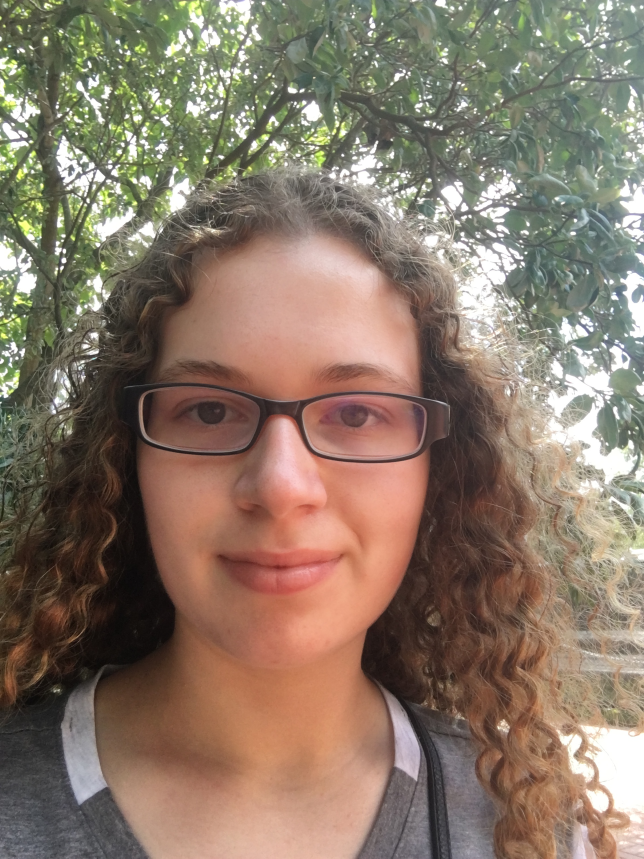
#> input picture data/me.jpg, 1932 x 2576 px (shown at 1/3 size)
$ jupyter execute --allow-errors activities.ipynb
#> lines starting #> are read from the running program, lines starting #| are printed output that depends on the picture; after the words box and inside, x2 and y2 are one past the last pixel; in counts of white or black regions, pixels touching at a corner belong together
[cell 1]
import fitz
import requests
import cv2
import imutils
import io
import pytesseract
import camelot.io as camelot
import pandas as pd
import numpy as np
from collections import Counter
from textblob import TextBlob
from PIL import Image

# PDF Extractor

#> (a cell that did not finish here is left out)

#> (a cell that did not finish here is left out)

#> (a cell that did not finish here is left out)

# Reddit Image Transcriber

#> (a cell that did not finish here is left out)

#> (a cell that did not finish here is left out)

# Face Finding

[cell 7]
# Human face finding
# Taken from tutorial at
# https://opencv-python-tutroals.readthedocs.io/en/latest/py_tutorials/py_objdetect/py_face_detection/py_face_detection.html#face-detection

face_cascade = cv2.CascadeClassifier('xml/haarcascade_frontalface_default.xml')
eye_cascade = cv2.CascadeClassifier('xml/haarcascade_eye.xml')

def face_detect(imgpath, face_cascade, eye_cascade):
#> called with imgpath = 'data/me.jpg'
    img = cv2.imread(imgpath)
#> img is the input picture: shape (2576, 1932, 3); mean B, G, R 104, 120, 137.3
    img = imutils.resize(img, width=800)
#> img: shape (1066, 800, 3)
    gray = cv2.cvtColor(img, cv2.COLOR_BGR2GRAY)
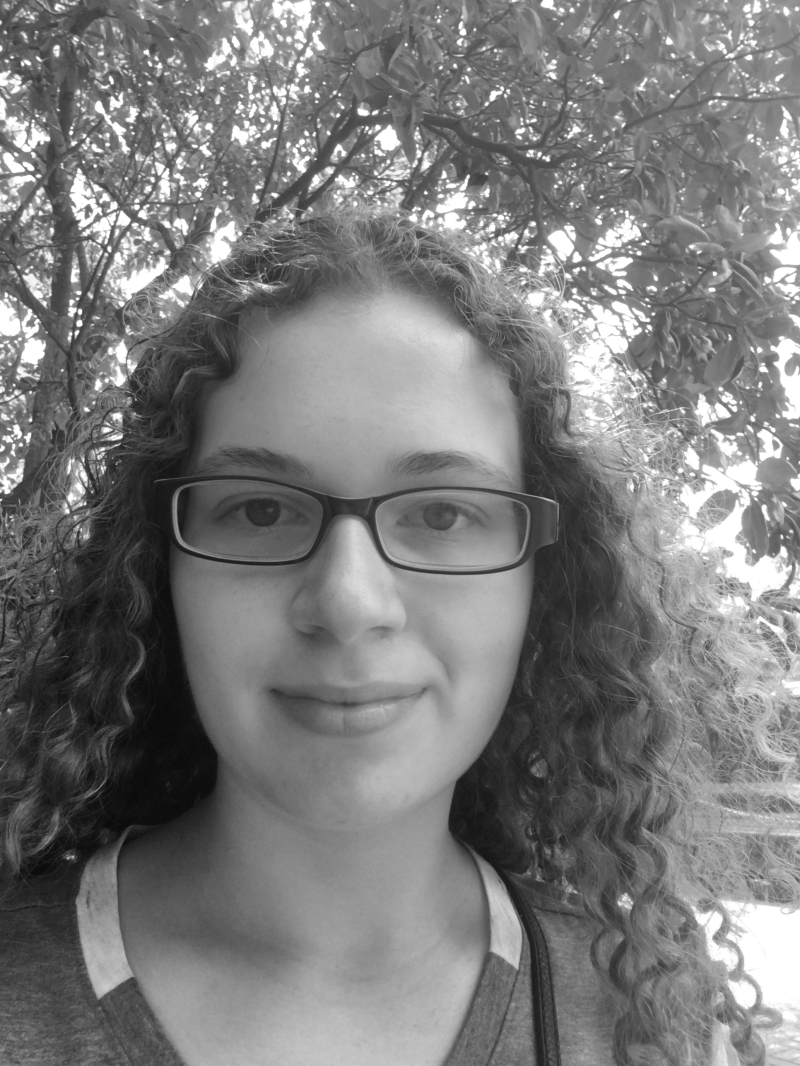
#> gray: shape (1066, 800); min 8, max 255, mean 123.3

    faces = face_cascade.detectMultiScale(gray, 1.3, 5)
#> faces = [[118, 345, 470, 470]]
    for (x,y,w,h) in faces:
        img = cv2.rectangle(img,(x,y),(x+w,y+h),(255,0,0),2)
        roi_gray = gray[y:y+h, x:x+w]
        roi_color = img[y:y+h, x:x+w]
        eyes = eye_cascade.detectMultiScale(roi_gray)
        for (ex,ey,ew,eh) in eyes:
            cv2.rectangle(roi_color,(ex,ey),(ex+ew,ey+eh),(0,255,0),2)
#> this loop made 1 pass
#> pass 1, in face_detect, `roi_gray = gray[y:y+h, x:x+w]`:
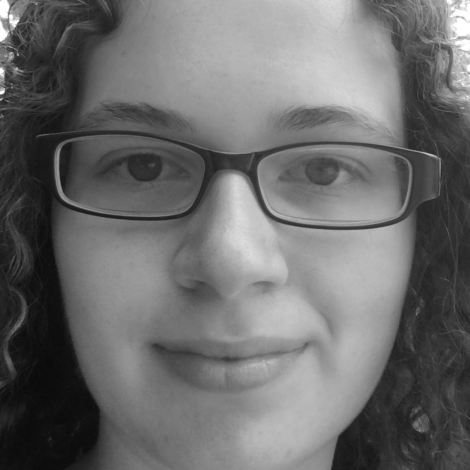
#> roi_gray: shape (470, 470); min 9, max 255, mean 108.5
#> pass 1, in face_detect, `roi_color = img[y:y+h, x:x+w]`:
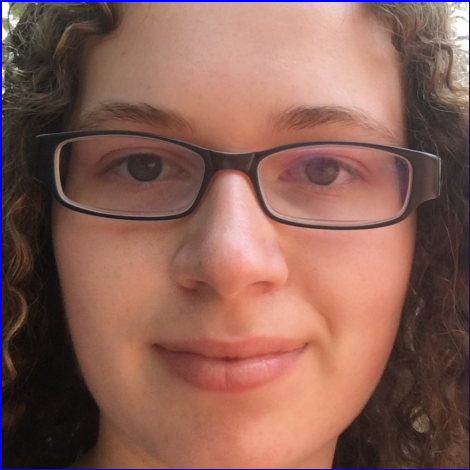
#> roi_color: shape (470, 470, 3); mean B, G, R 86.5, 96.3, 137.6
#> after the loop:
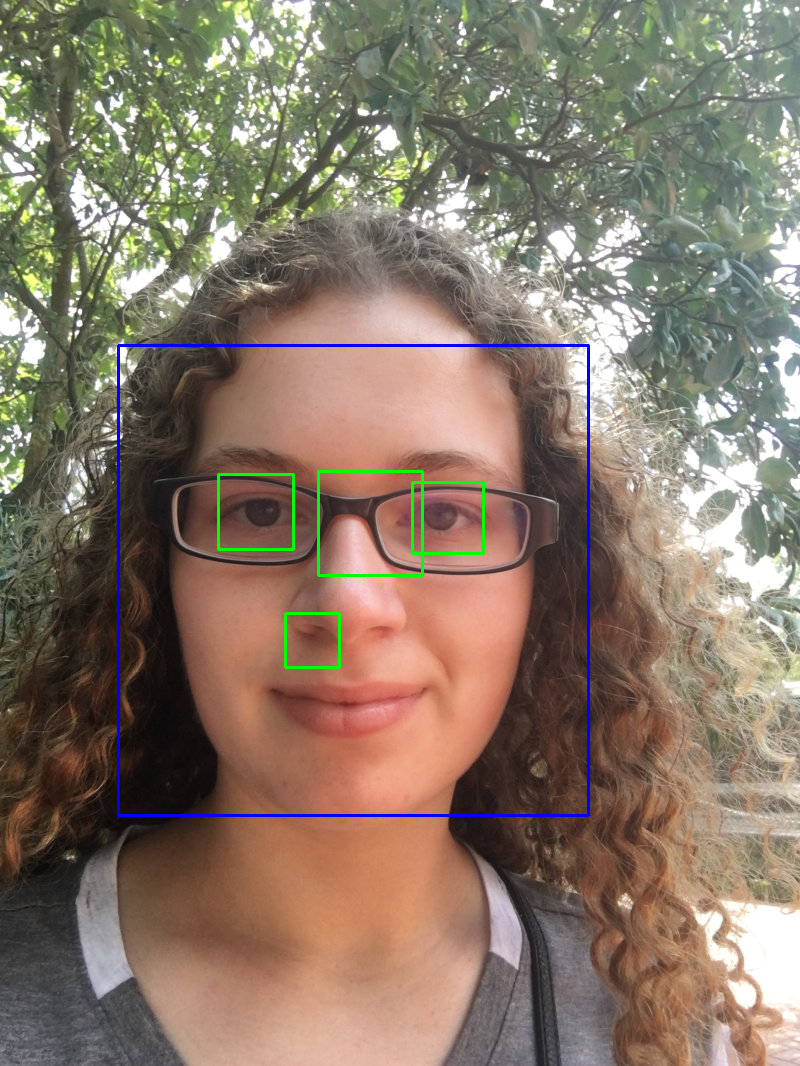
#> img: shape (1066, 800, 3); mean B, G, R 104.7, 120, 135.9
#> after the loop:
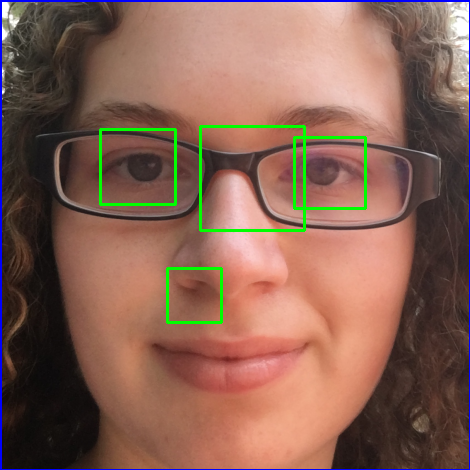
#> roi_color: shape (470, 470, 3); 1.64% of pixels changed, all inside (x1, y1, x2, y2) = (99, 125, 367, 324)

    cv2.imshow('img', img)
    cv2.waitKey(0)
    cv2.destroyAllWindows()

face_detect('data/me.jpg', face_cascade, eye_cascade)

[cell 8]
# Cat face finding
# Tutorial: https://techtutorialsx.com/2021/04/11/python-opencv-detect-cat-faces/

face_cascade = cv2.CascadeClassifier('xml/haarcascade_frontalcatface.xml')

def cat_face_detect(imgpath, face_cascade):
#> called with imgpath = 'data/cat.jpg'
    img = cv2.imread(imgpath)
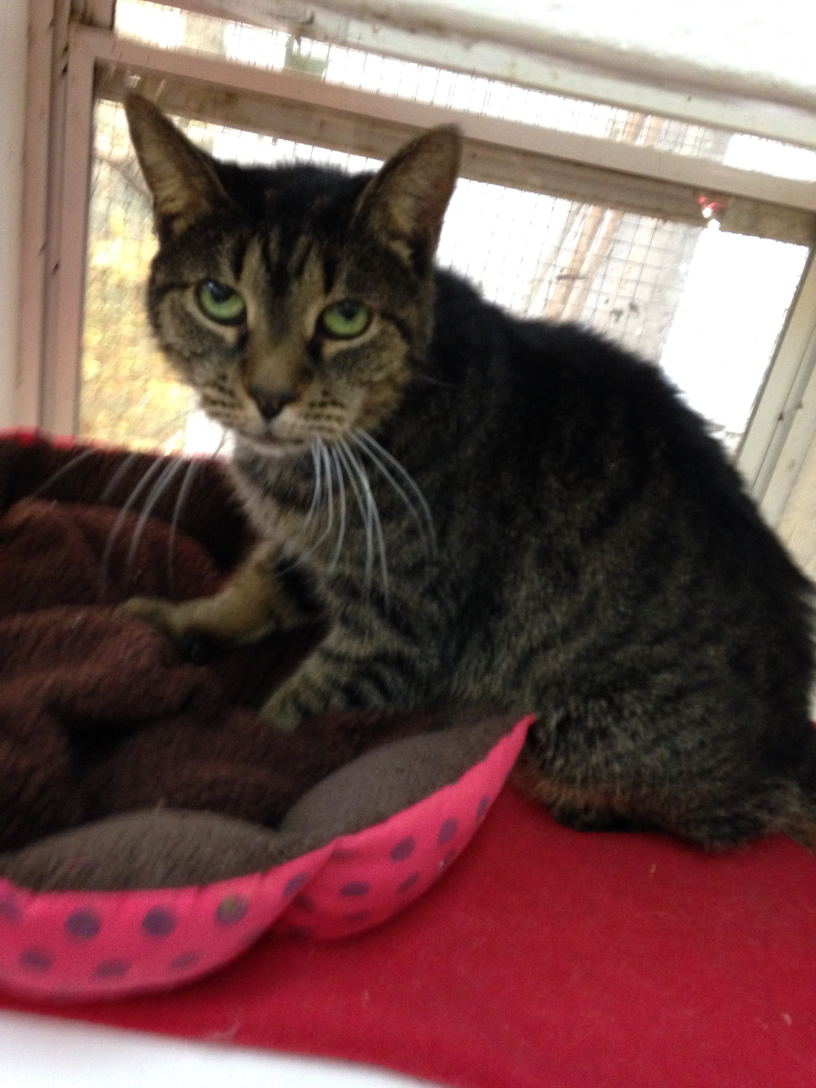
#> input picture data/cat.jpg, 2448 x 3264 px (shown at 1/3 size)
#> img is the input picture: shape (3264, 2448, 3); mean B, G, R 79.6, 82.7, 114.7
    img = imutils.resize(img, width=800)
#> img: shape (1066, 800, 3)

    faces = face_cascade.detectMultiScale(img)
#> faces = [[142, 202, 266, 266]]
    for (x, y, w, h) in faces:
        cv2.rectangle(img, (x, y), (x + w, y + h), (0, 255, 0))
#> this loop made 1 pass
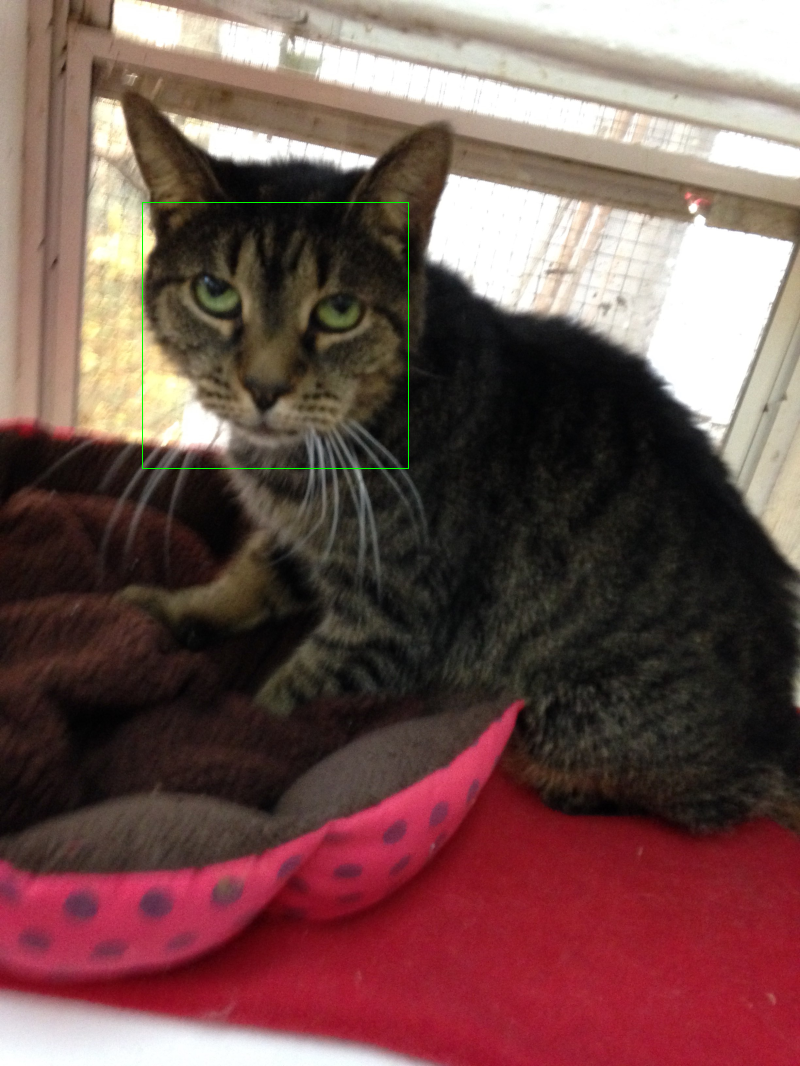
#> img: shape (1066, 800, 3); mean B, G, R 79.6, 82.9, 114.5

    cv2.imshow('img', img)
    cv2.waitKey(0)
    cv2.destroyAllWindows()

cat_face_detect('data/cat.jpg', face_cascade)
